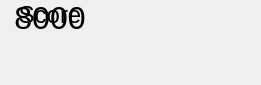
<?xml version="1.0" encoding="UTF-8"?>
<ui version="4.0">
 <class>Label</class>
 <widget class="QMainWindow" name="Label">
  <property name="geometry">
   <rect>
    <x>0</x>
    <y>0</y>
    <width>261</width>
    <height>85</height>
   </rect>
  </property>
  <property name="windowTitle">
   <string>Form</string>
  </property>
  <layout class="QHBoxLayout" name="horizontalLayout">
   <item>
    <layout class="QVBoxLayout" name="verticalLayout">
     <item>
      <widget class="QLabel" name="label">
       <property name="text">
        <string>&lt;html&gt;&lt;head/&gt;&lt;body&gt;&lt;p align=&quot;center&quot;&gt;&lt;span style=&quot; font-size:18pt;&quot;&gt;Score&lt;/span&gt;&lt;/p&gt;&lt;/body&gt;&lt;/html&gt;</string>
       </property>
      </widget>
     </item>
     <item>
      <widget class="QLabel" name="label_2">
       <property name="text">
        <string>&lt;html&gt;&lt;head/&gt;&lt;body&gt;&lt;p align=&quot;center&quot;&gt;&lt;span style=&quot; font-size:24pt;&quot;&gt;8000&lt;/span&gt;&lt;/p&gt;&lt;/body&gt;&lt;/html&gt;</string>
       </property>
      </widget>
     </item>
    </layout>
   </item>
  </layout>
 </widget>
 <resources/>
 <connections/>
</ui>
